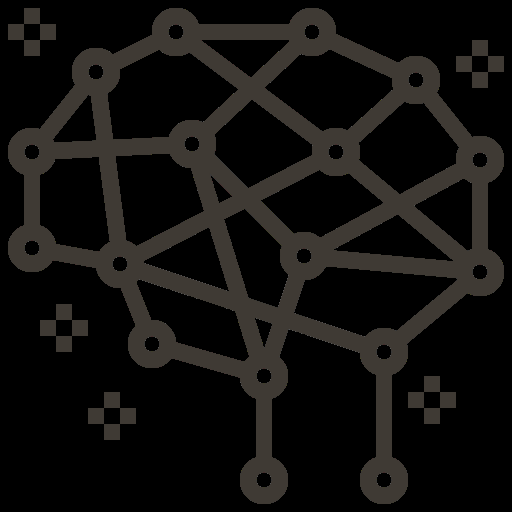
#> input picture static/images/icons/artificialInteligence.png, 512 x 512 px; its folder holds 4 pictures in this run
$ python color_homogeneo.py
#> lines starting #> are read from the running program, lines starting #| are printed output that depends on the picture
# -*- coding: utf-8 -*-
"""
Created on Mon Apr 18 12:09:06 2022

@author: MX03597
"""

import cv2 as cv
import os
import numpy as np

os.chdir('/home/kevin/Documents/Python/SitioWeb/Portafolio/static/images/icons');
objects = os.listdir();
imgSet = [];

for i in objects:
    if i[-3:] == 'png' and not i[0] in ['0','1','2','3','4','5','6','7','8','9',]:
        imgSet.append(cv.imread(i,cv.IMREAD_UNCHANGED))

lenx = imgSet[0].shape[0]
#> lenx = 512
leny = imgSet[0].shape[1]
#> leny = 512
lenChannel = imgSet[0].shape[2]
#> lenChannel = 4
c = 0;
for img in imgSet:
    for x in range(lenx):
        for y in range(leny):
            if img[x][y][3] == 255:
                img[x][y][0] = 170;
                img[x][y][1] = 170;
                img[x][y][2] = 170;
    cv.imwrite("blanco/{} blanco.png".format(c),img);
    c += 1;
#> this loop made 4 passes
#> pass 1, `cv.imwrite("blanco/{} blanco.png".format(c),img);`:
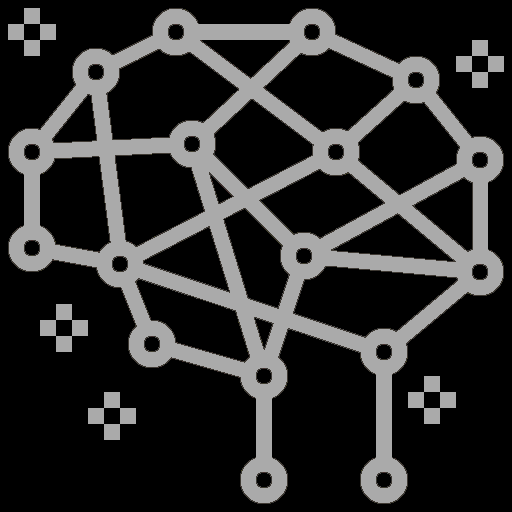
#> saved as 0 blanco.png: shape (512, 512, 4); mean B, G, R, A 45.8, 46, 46.1, 70.4
#> pass 2, `cv.imwrite("blanco/{} blanco.png".format(c),img);`:
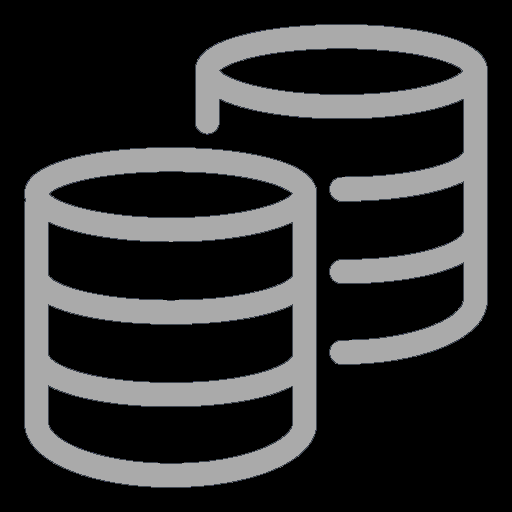
#> saved as 1 blanco.png: shape (512, 512, 4); mean B, G, R, A 48.2, 48, 47.8, 72.7


"""
c = 0;
for i in imgSet:

    print(i.shape[0])
    print(i.shape[1])
    print(i.shape[2])
    print()
    cv.imwrite("{}.png".format(c), i);
    c += 1;
"""


"""
lenx = imgSet[0].shape[0]
leny = imgSet[0].shape[1]
lenChannel = imgSet[0].shape[2]
val = ''

for i in range(lenx):
    for j in range(leny):
        val = val + ' ' + str(imgSet[0][i][j][3])

print(val)
"""
"""
bgr = imgSet[0][:,:,:3] # Channels 0..2
gray = cv.cvtColor(bgr, cv.COLOR_BGR2GRAY)

# Some sort of processing...

bgr = cv.cvtColor(gray, cv.COLOR_GRAY2BGR)
alpha = imgSet[0][:,:,3] # Channel 3
result = np.dstack([bgr, alpha]) # Add the alpha channel

cv.imwrite('test.png', result)
"""
